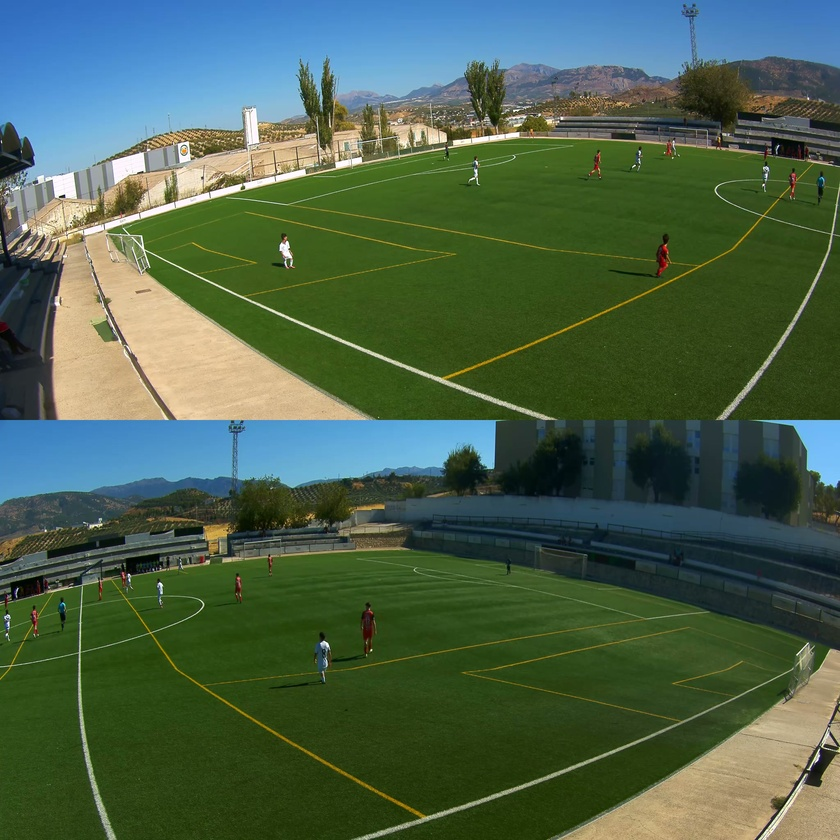
#> input picture samples/stacked_frame.jpg, 840 x 840 px, shrunk from 2048 x 2048 before the run
$ python inspect_calibration.py
#> lines starting #> are read from the running program, lines starting #| are printed output that depends on the picture
#!/usr/bin/env python3

import json
import argparse
from pathlib import Path

import cv2


ROOT = Path(__file__).resolve().parents[1]

FRAME_PATH = ROOT / "samples" / "stacked_frame.jpg"
CALIBRATION_PATH = (
    ROOT
    / "data"
    / "camera_alignment-67a3f0b3-002e-491c-a48c-298f6f0160d1.veo"
)

STACKED_OUTPUT = ROOT / "samples" / "stacked_with_corners.jpg"
LEFT_OUTPUT = ROOT / "samples" / "left_frame.jpg"
RIGHT_OUTPUT = ROOT / "samples" / "right_frame.jpg"
LEFT_CORNERS_OUTPUT = ROOT / "samples" / "left_with_corners.jpg"
RIGHT_CORNERS_OUTPUT = ROOT / "samples" / "right_with_corners.jpg"


def draw_point(img, x, y, label):
    p = (int(round(x)), int(round(y)))

    cv2.circle(img, p, 14, (0, 0, 255), 4)

    cv2.putText(
        img,
        label,
        (p[0] + 18, p[1] - 18),
        cv2.FONT_HERSHEY_SIMPLEX,
        0.8,
        (0, 0, 255),
        2,
        cv2.LINE_AA,
    )


def main():
    parser = argparse.ArgumentParser(description="Inspect selected Veo calibration corners")
    parser.add_argument("--calibration", type=Path, default=CALIBRATION_PATH)
    parser.add_argument("--stacked", type=Path, default=FRAME_PATH)
    parser.add_argument(
        "--prefix",
        default="",
        help="Prefix output filenames, for example match2",
    )
    args = parser.parse_args()

    frame_path = args.stacked
    calibration_path = args.calibration
    output_prefix = f"{args.prefix}_" if args.prefix else ""
    output_dir = frame_path.parent
    stacked_output = output_dir / f"{output_prefix}stacked_with_corners.jpg"
    left_output = output_dir / f"{output_prefix}left_frame.jpg"
    right_output = output_dir / f"{output_prefix}right_frame.jpg"
    left_corners_output = output_dir / f"{output_prefix}left_with_corners.jpg"
    right_corners_output = output_dir / f"{output_prefix}right_with_corners.jpg"

    frame = cv2.imread(str(frame_path))
#> frame is the input picture: shape (840, 840, 3); mean B, G, R 75.1, 97.9, 75.3

    if frame is None:
        raise RuntimeError(f"Could not read {frame_path}")

    h, w = frame.shape[:2]
#> h = 840; w = 840

    print(f"Stacked frame: {w}x{h}")
#| Stacked frame: 840x840

    if h % 2 != 0:
        raise RuntimeError("Stacked frame height is not divisible by two")

    split_y = h // 2
#> split_y = 420

    left = frame[:split_y].copy()
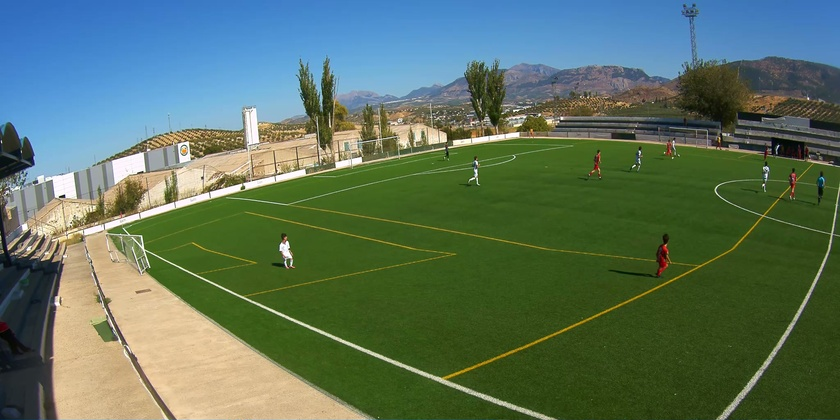
#> left: shape (420, 840, 3); mean B, G, R 93.9, 114, 91.1
    right = frame[split_y:].copy()
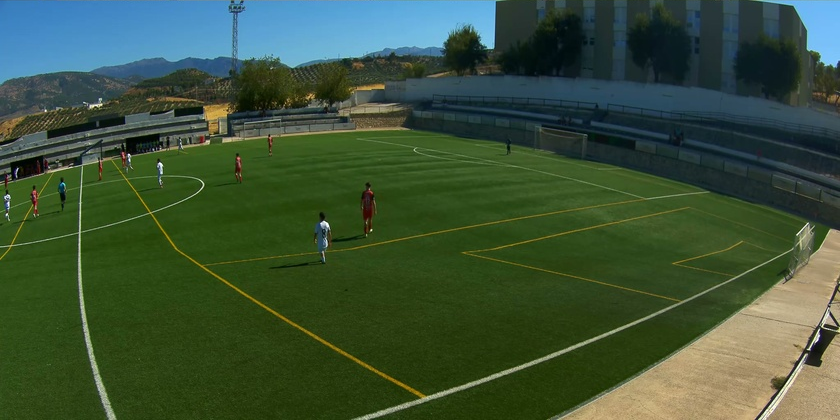
#> right: shape (420, 840, 3); mean B, G, R 56.2, 81.8, 59.5

#> (the run stopped early here; a loop or call above may not have finished)

$ run again, with samples/match2_calibration_frame.jpg copied over samples/stacked_frame.jpg
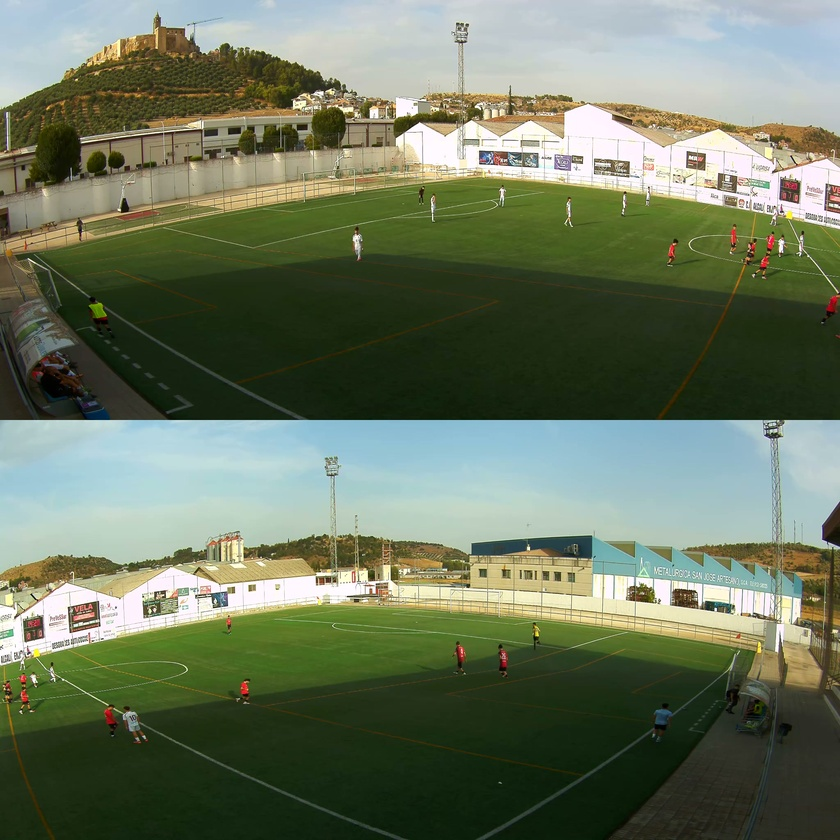
#> input picture samples/match2_calibration_frame.jpg, 840 x 840 px, shrunk from 2048 x 2048 before the run
#> in main, frame is the input picture: shape (840, 840, 3); mean B, G, R 95.1, 118.5, 107.2
#| Stacked frame: 840x840
#> in main, `left = frame[:split_y].copy()`:
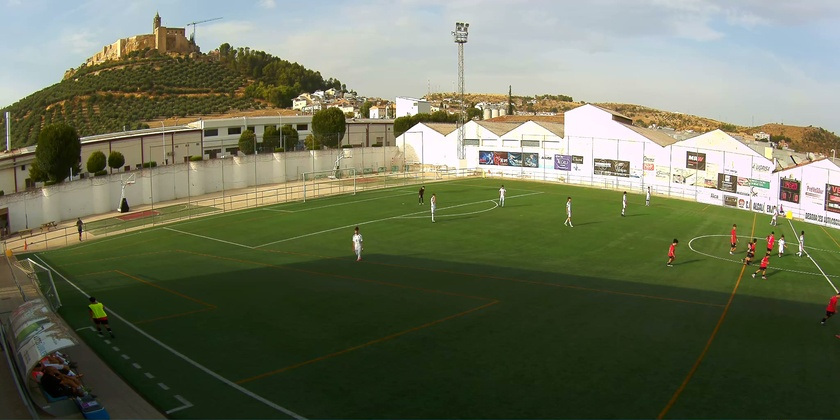
#> left: shape (420, 840, 3); mean B, G, R 88.9, 113.2, 107.2
#> in main, `right = frame[split_y:].copy()`:
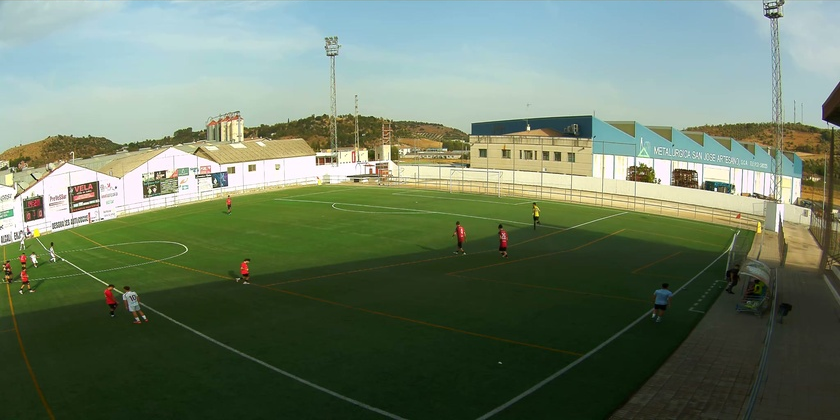
#> right: shape (420, 840, 3); mean B, G, R 101.3, 123.8, 107.2

$ run again, with samples/match2_left_frame.jpg copied over samples/stacked_frame.jpg
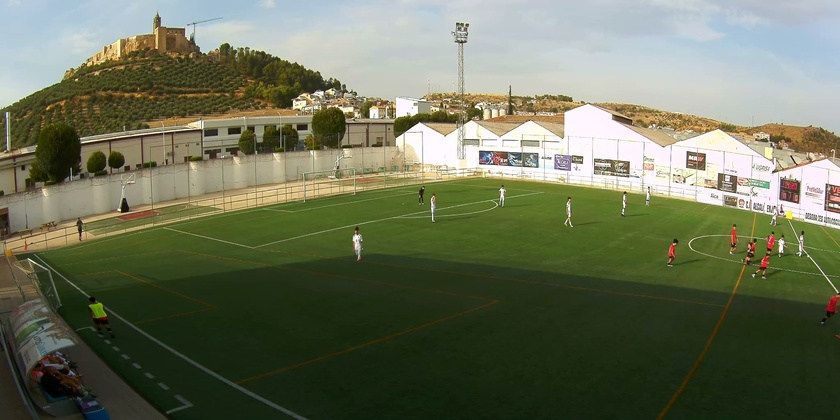
#> input picture samples/match2_left_frame.jpg, 840 x 420 px, shrunk from 2048 x 1024 before the run
#> in main, frame is the input picture: shape (420, 840, 3); mean B, G, R 88.9, 113.2, 107.2
#| Stacked frame: 840x420
#> in main, `left = frame[:split_y].copy()`:
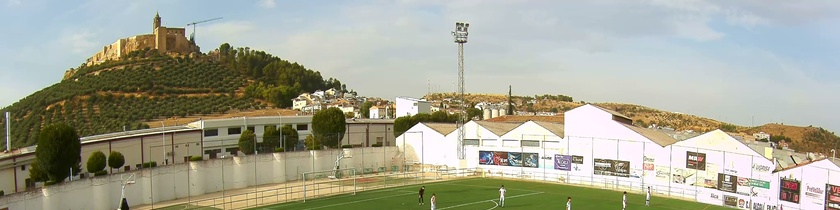
#> left: shape (210, 840, 3); mean B, G, R 148.8, 166, 165.5
#> in main, `right = frame[split_y:].copy()`:
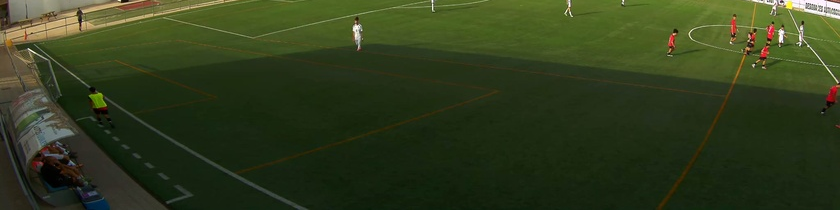
#> right: shape (210, 840, 3); mean B, G, R 29, 60.4, 48.8
